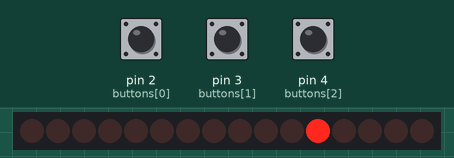
Simulated run of this sketch. Board: Arduino Uno, built with avr-gcc and run on an emulated ATmega328P. Parts: 16 shift-register outputs drawn as a row of LEDs (first output left, lit = HIGH). Wiring (inferred from the names in the program): 2 × shift register (74HC595): data pin 8; shift clock pin 10; latch pin 9. Wiring (inferred from the signals the program sends): row of LEDs: on Q0, Q1, Q2, Q3, Q4, Q5, Q6, Q7, Q8, Q9, Q10, Q11, Q12, Q13, Q14, Q15. The inputs (shaded band) are chosen by the test bench; at power-on: pin 2 (buttons[0]) LOW, pin 3 (buttons[1]) LOW, pin 4 (buttons[2]) LOW. What the sketch prints to the serial monitor is not drawn.

Above: at 1.2 s.
1.3 s: pin 2 (buttons[0]) pulled HIGH for 0.15 s
At 2.3 s:
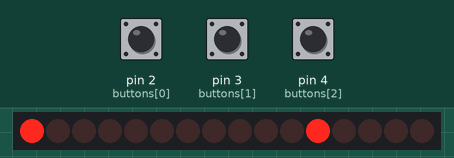
4.4 s: pin 3 (buttons[1]) pulled HIGH for 0.15 s
At 5.8 s:
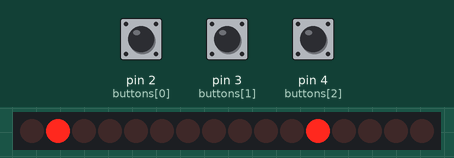
7.5 s: pin 4 (buttons[2]) pulled HIGH for 0.15 s
At 8.5 s:
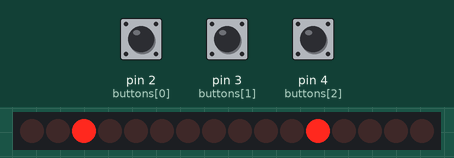
10.6 s: pin 2 (buttons[0]) pulled HIGH for 1 s
At 12.0 s:
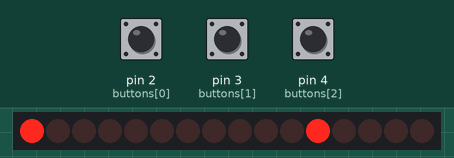
14.6 s: pin 2 (buttons[0]) pulled HIGH for 3.2 s
At 18.7 s:
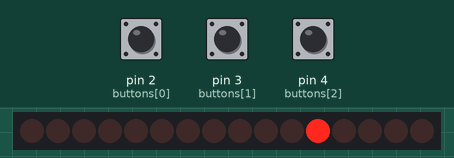
19.3 s: pin 3 (buttons[1]) pulled HIGH for 1 s
At 20.6 s:
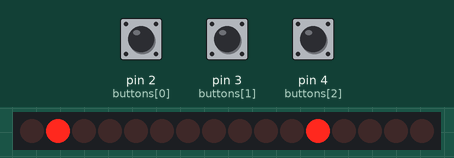
Timing chart, 0 to 23.4 s (numbered marks = the images above; inputs shaded):
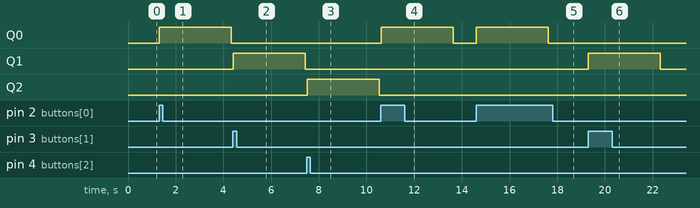

The sketch:

ak.ino
```cpp
#define MODECOMBO 0
#define MODESTART 1


#define number_of_74hc595s 2 //How many of the shift registers - change this
#define numOfRegisterPins number_of_74hc595s * 8
int SER_PIN = 8;   //pin 14 on the 75HC595
int RCLK_PIN = 9;  //pin 12 on the 75HC595
int SRCLK_PIN = 10; //pin 11 on the 75HC595
boolean registers[numOfRegisterPins];

unsigned long lastBounceTime = 0;
unsigned long lastPressTime = 0;
unsigned long lastTransitionTime = 0;

const long debounceInterval = 10;
const long timeoutInterval = 3000;
const long transitionInterval = 5000;

#define NUMBUTTONS 3
int buttons[NUMBUTTONS] = {2, 3, 4};
int lastStates[NUMBUTTONS];

#define COMBOLENGTH 4
int comboPos = 0;
int comboBuffer[COMBOLENGTH];
static int goodCombo[COMBOLENGTH] = {1, 2, 1, 0};

int state;

void setup() {

  Serial.begin(9600);

  pinMode(SER_PIN, OUTPUT);
  pinMode(RCLK_PIN, OUTPUT);
  pinMode(SRCLK_PIN, OUTPUT);

  for (int i; i < NUMBUTTONS; i++) {
    pinMode(buttons[i], INPUT);
    lastStates[i] = 0;
  }

  pinMode(SER_PIN, OUTPUT);
  pinMode(RCLK_PIN, OUTPUT);
  pinMode(SRCLK_PIN, OUTPUT);

  //reset all register pins
  clearRegisters();
  writeRegisters();

  state = 0;

}

void loop() {

  unsigned long currentMillis = millis();

  switch (state) {

    case MODECOMBO:
      Serial.println("State 0");
      setRegisterPin(9, LOW);
      setRegisterPin(10, LOW);
      setRegisterPin(11, HIGH);
      writeRegisters();

      if (currentMillis - lastBounceTime >= debounceInterval) {

        lastBounceTime = currentMillis;

        for (int buttonNumber; buttonNumber < NUMBUTTONS; buttonNumber++) {

          int buttonState = digitalRead(buttons[buttonNumber]);

          // this ensures that the button is released before registering new presses
          if ((buttonState != lastStates[buttonNumber]) && (buttonState)) {
            lastPressTime = currentMillis;
            if (addPress(buttonNumber)) {
              state = MODESTART;
              lastTransitionTime = currentMillis;
            }
          }
          lastStates[buttonNumber] = buttonState;
        }
      }

      if ((currentMillis - lastPressTime >= timeoutInterval) &&  (comboPos > 0)){
        Serial.println("timeout!");
        restartCombo();
      }

      break;

    case MODESTART:
      Serial.println("State 1");
      setRegisterPin(9, LOW);
      setRegisterPin(10, HIGH);
      setRegisterPin(11, LOW);
      writeRegisters();

      // the machine will transition back into
      if (currentMillis - lastTransitionTime >= transitionInterval) {
        state = 0;
      }

      break;
  }
}

void restartCombo(void) {
  comboPos = 0;
  for (int i; i < NUMBUTTONS; i++) {
    setRegisterPin(i, LOW);
  }
  writeRegisters();
}

bool addPress(int buttonNumber) {

  setAndWrite(buttonNumber, HIGH);

  comboBuffer[comboPos] = buttonNumber;
  comboPos++;

  if (comboPos == COMBOLENGTH) {

    for (int i; i < COMBOLENGTH; i++) {

      bool correct = comboBuffer[i] == goodCombo[i];

      if (!correct) {
        restartCombo();
        return false;
      }
    }
    return true;
  }
  return false;
}

void setAndWrite(int index, int value) {
  setRegisterPin(index, value);
  writeRegisters();
}

void clearRegisters(){
  for(int i = numOfRegisterPins - 1; i >=  0; i--){
     registers[i] = LOW;
  }
}

void writeRegisters() {

  digitalWrite(RCLK_PIN, LOW);

  for (int i = numOfRegisterPins - 1; i >=  0; i--){

    digitalWrite(SRCLK_PIN, LOW);

    int val = registers[i];

    digitalWrite(SER_PIN, val);
    digitalWrite(SRCLK_PIN, HIGH);
  }
  digitalWrite(RCLK_PIN, HIGH);
}

//set an individual pin HIGH or LOW
void setRegisterPin(int index, int value){
  registers[index] = value;
}
```

Measured:
- after the input at 1.3 s, Q0: LOW → HIGH at once, → LOW 3.0 s later
- after the input at 4.4 s, Q1: LOW → HIGH at once, → LOW 3.0 s later
- after the input at 7.5 s, Q2: LOW → HIGH at once, → LOW 3.0 s later
- after the input at 10.6 s, Q0: LOW → HIGH at once, → LOW 3.0 s later
- after the input at 14.6 s, Q0: LOW → HIGH at once, → LOW 3.0 s later
- after the input at 19.3 s, Q1: LOW → HIGH at once, → LOW 3.0 s later
